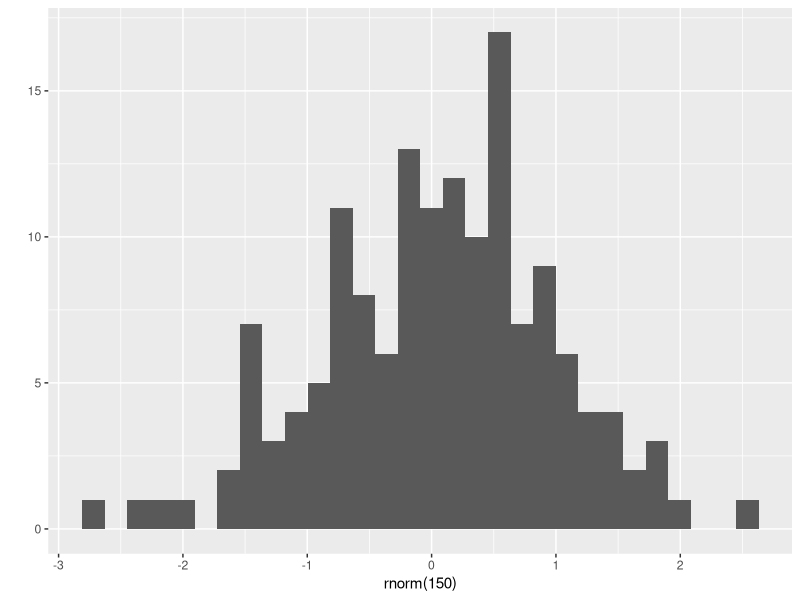

Source code (R):
#!/usr/bin/Rscript
require(ggplot2)
myhistog <- qplot(rnorm(150))
ggsave('histogram.png', myhistog, width=7, height=7, dpi=100)
